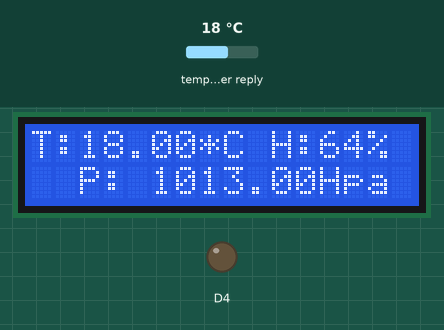
Simulated run of this sketch. Board: ESP8266 (NodeMCU). Parts: 16×2 character LCD, output pins drawn as LEDs (lit = HIGH). Inputs (shaded band) come from the test bench; at power-on: temperature in the weather reply 18 °C. WiFi joins after 1.5 s; servers stay silent unless stated; web services answer with replies made up by the test bench; what the sketch prints to the serial monitor is not drawn.

Above: at 2.9 s.
3.0 s: temperature in the weather reply set to -14 °C
At 8.7 s:
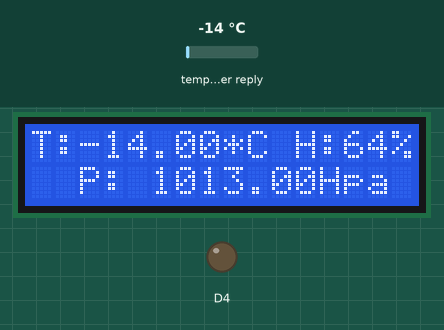
9.5 s: temperature in the weather reply set to 1 °C
At 14.4 s:
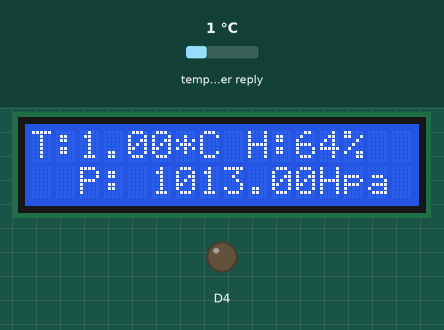
20.8 s: temperature in the weather reply set to -1 °C
At 26.0 s:
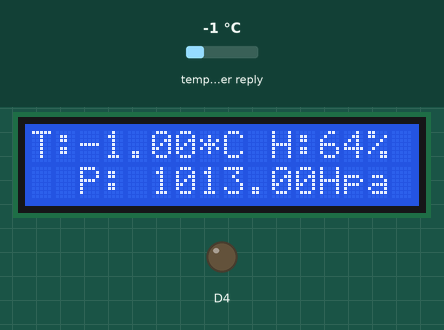
26.6 s: temperature in the weather reply set to 14 °C
At 31.9 s:
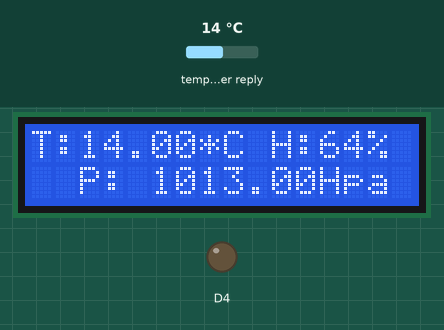
Timing chart, 0 to 33.4 s (numbered marks = the images above; inputs shaded):
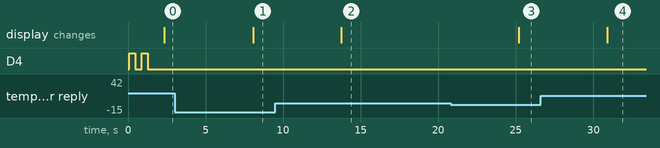

The sketch:

STA_CLIENTE_SERVICIO_JSON_LCD.ino
```cpp
#include <ESP8266WiFi.h>
#include <ESP8266HTTPClient.h>
#include <Arduino_JSON.h>
#include <LiquidCrystal_I2C.h>

// set the LCD number of columns and rows
int lcdColumns = 16;
int lcdRows = 2;

LiquidCrystal_I2C lcd(0x27, lcdColumns, lcdRows);

const char ssid[] = "ACA_TU_RED";
const char password[] = "ACA_TU_PASS";

float temp = 0;
int hum = 0;
float pres = 0;


void setup () {
  lcd.init();
  lcd.backlight();
  lcd.print("Iniciando...");
  pinMode(D4, OUTPUT);
  Serial.begin(9600);
  WiFi.mode(WIFI_STA);
  WiFi.begin(ssid, password);
  while (WiFi.status() != WL_CONNECTED) {
    digitalWrite(D4,HIGH);
    delay(400);
    digitalWrite(D4,LOW);
    Serial.print(".");
    delay(400);
    //Serial.println(ssid);
  }
  Serial.print("CONECTADO a la Red: ");
  Serial.println(ssid);
}

void loop() {

  if (WiFi.status() == WL_CONNECTED) { //Check WiFi connection status

    HTTPClient http;  //Declare an object of class HTTPClient

    http.begin("http://api.openweathermap.org/data/2.5/weather?q=Buenos%20Aires,AR&units=metric&appid=TU_API_TOKEN");

    int httpCode = http.GET();  //Send the request

    if (httpCode > 0) { //Check the returning code

      String apiclima = http.getString();   //Get the request response payload
      Serial.println(apiclima);
      JSONVar myObject = JSON.parse(apiclima);
      if (JSON.typeof(myObject) == "undefined") {
        Serial.println("Parsing input failed!");
      }
      else{
        if (myObject.hasOwnProperty("main")) {
          temp = (double) myObject["main"]["temp"];
          hum = (int) myObject["main"]["humidity"];
          pres = (double) myObject["main"]["pressure"];
          lcd.clear();
          lcd.setCursor(0,0);
          lcd.print("T:");
          lcd.print(temp);
          lcd.print("*C ");
          lcd.print("H:");
          lcd.print(hum);
          lcd.print("%");
          lcd.setCursor(2,1);
          lcd.print("P: ");
          lcd.print(pres);
          lcd.print("Hpa");
          Serial.print("La temperatura es: ");
          Serial.println(temp);
          Serial.print("La humedad es: ");
          Serial.println(hum);
          Serial.print("La presion es: ");
          Serial.println(pres);
        }
      }
    }
    http.end();   //Close connection
  }
  else{
    delay(5000);
    Serial.print("Sin señal de la red :");
    Serial.println(ssid);
  }
  delay(5000);
}
```

Measured:
- after the input at 3.0 s, the display: changes after 5.1 s (image 1)
- after the input at 9.5 s, the display: changes after 4.3 s (image 2)
- after the input at 20.8 s, the display: changes after 4.4 s (image 3)
- after the input at 26.6 s, the display: changes after 4.3 s (image 4)
